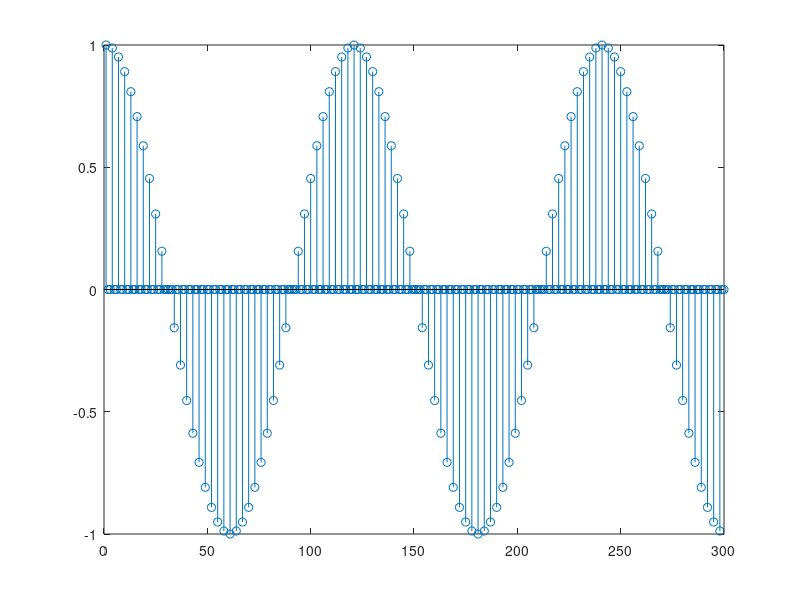

MATLAB code to generate this figure:
clear;
clc;
close all

f0 = 500;        % فرکانس سیگنال
fs = 20000;        % فرکانس نمونهبرداری
Ts = 1/fs;        % دوره نمونهبرداری
t = 0:Ts:1000*Ts;       % بازه زمانی (از صفر تا 1 ثانیه)

X = exp(1i*2*pi*f0*t); % سیگنال مختلط
y = real(X);           % بخش حقیقی سیگنال

L = 3         % طول سیگنال
%Ts2=(Ts/L);
%N = 10*L;              % اندازه FFT (بیشتر از طول سیگنال برای دقت بیشتر)
N=length(y);
Y = fft(y);% محاسبه FFT

f = (0:N-1)*(fs/N);    % محور فرکانس
ys=upsample(y,L);
stem(ys(1:300));
%plot(f,abs(Y));        % 